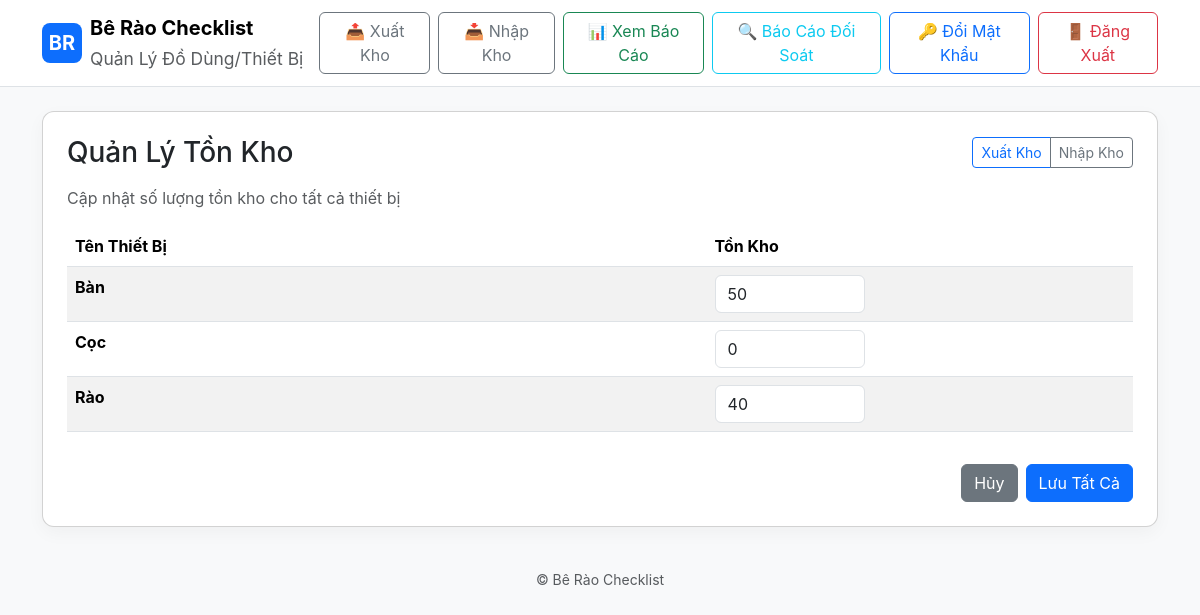
/manage_inventory (signed in), run on the app's committed database.
### models.py (models this page shows)
class Equipment(db.Model):
    id = db.Column(db.Integer, primary_key=True)
    name = db.Column(db.String(200), unique=True, nullable=False)
    available_quantity = db.Column(db.Integer, default=0)  # Tồn kho - available inventory

### app.py (the view, shortened to what this page needs)
@app.route('/manage_inventory', methods=['GET', 'POST'])
@admin_or_storekeeper_required
def manage_inventory():
    user = get_current_user()
    equipments = Equipment.query.order_by(Equipment.name).all()
    return render_template('manage_inventory.html', equipments=equipments, user=user)

### app.py (called while the page is built)
def admin_or_storekeeper_required(f):
    @wraps(f)
    def decorated_function(*args, **kwargs):
        if not session.get('user_id'):
            flash('Vui lòng đăng nhập để truy cập trang này.', 'warning')
            return redirect(url_for('login'))
        user = User.query.get(session['user_id'])
        if not user or user.role not in ['admin', 'storekeeper']:
            flash('Bạn không có quyền truy cập trang này.', 'danger')
            return redirect(url_for('index'))
        return f(*args, **kwargs)
    return decorated_function

def get_current_user():
    if session.get('user_id'):
        return User.query.get(session['user_id'])
    return None

### templates/manage_inventory.html (shortened to what this page needs)
{% extends "base.html" %}
{% block content %}
<div class="card p-4">
  <div class="d-flex justify-content-between align-items-center mb-3">
    <h3 class="mb-0">Quản Lý Tồn Kho</h3>
    <div class="btn-group">
      <a href="{{ url_for('store_issue') }}" class="btn btn-outline-primary btn-sm">
         Xuất Kho
      </a>
      <a href="{{ url_for('store_return') }}" class="btn btn-outline-secondary btn-sm">
         Nhập Kho
      </a>
    </div>
  </div>
  <p class="text-muted">Cập nhật số lượng tồn kho cho tất cả thiết bị</p>
  <form method="post" id="inventory-form">
    <div class="table-responsive">
      <table class="table table-striped table-hover">
        <thead>
          <tr>
            <th style="width: 60%">Tên Thiết Bị</th>
            <th style="width: 40%">Tồn Kho</th>
          </tr>
        </thead>
        <tbody>
          {% for equipment in equipments %}
          <tr>
            <td>
              <strong>{{ equipment.name }}</strong>
            </td>
            <td>
              <input
                type="number"
                name="quantity_{{ equipment.id }}"
                value="{{ equipment.available_quantity or 0 }}"
                class="form-control"
                min="0"
                style="max-width: 150px;">
            </td>
          </tr>
          {% endfor %}
        </tbody>
      </table>
    </div>
    {% if equipments %}
    <div class="d-flex justify-content-end gap-2 mt-3">
      <button type="button" class="btn btn-secondary" onclick="window.history.back()">Hủy</button>
      <button type="submit" class="btn btn-primary">
         Lưu Tất Cả
      </button>
    </div>
    {% endif %}
  </form>
</div>
{% endblock %}

### static/style.css (style rules this page uses)
body { font-family:Inter, system-ui, -apple-system, 'Segoe UI', Roboto, 'Helvetica Neue', Arial }
.card { border-radius:12px;box-shadow:0 6px 18px rgba(10,20,30,0.04) }

### data on the page
Equipment: name "Bàn", available_quantity "50"
Equipment: name "Cọc", available_quantity "0"
Equipment: name "Rào", available_quantity "40"
